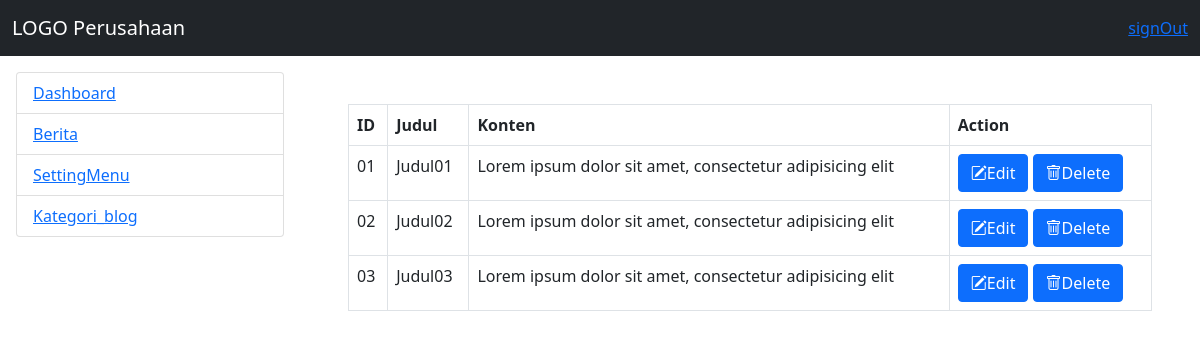
Screenshot of /admin/home.php?modul=mod_berita with the database file from the repository.
### tables this page shows
CREATE TABLE `mst_menu` (
  `idmenu` int(11) NOT NULL,
  `nmmenu` varchar(20) NOT NULL,
  `link` varchar(30) NOT NULL,
  `is_active` tinyint(4) NOT NULL
);

### admin/menu.php (the view, shortened to what this page needs)
<!DOCTYPE html>
<html lang="en">
<head>
</head>
<body>
	<?php
	$qry_menu = mysqli_query($connect_db, "select * from mst_menu") or die("view menu".mysqli_error($connect_db));
	?>
	<ul class="list-group">
		<?php
		while($row = mysqli_fetch_array($qry_menu)){
		?>
		<li class="list-group-item">
			<a href="?modul=<?= $row['link']; ?>"><?= $row['nmmenu']; ?></a>
		</li>
		<?php } ?>
	</ul>
</body>
</html>

### rows the page displays
mst_menu: nmmenu "Dashboard"
mst_menu: nmmenu "Berita"
mst_menu: nmmenu "SettingMenu"
mst_menu: nmmenu "Kategori_blog"

### other values shown
$b["id"] "01"
$b['judul'] "Judul01"
$b['konten'] "Lorem ipsum dolor sit amet, consectetur adipisicing elit"
$b["id"] "02"
$b['judul'] "Judul02"
$b["id"] "03"
$b['judul'] "Judul03"
